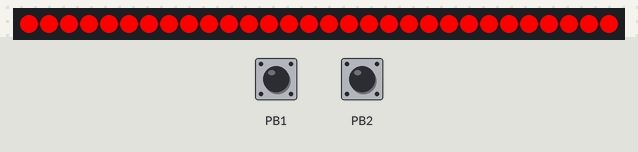
Bench run of a sketch on a simulated ATtiny85, built with avr-gcc and run on an emulated ATtiny85. On the bench: 30 RGB LEDs in strip order, left to right. The test bench sets the inputs (shaded band); at power-on: PB1 HIGH, PB2 HIGH. Dim RGB values are drawn brighter than linear; random numbers use the default seed unless the sketch sets one.

Above: at 1.8 s.
1.9 s: PB1 pulled LOW for 3.2 s
At 3.07 s:
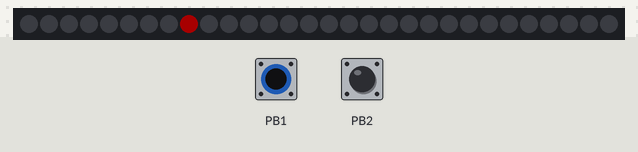
5.7 s: PB1 pulled LOW for 3.2 s
At 7.86 s:
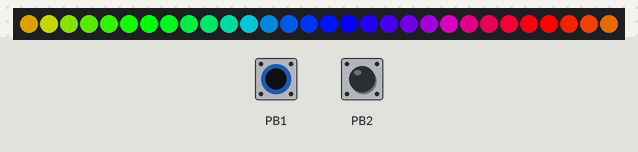
9.5 s: PB1 pulled LOW for 0.15 s
At 10.0 s:
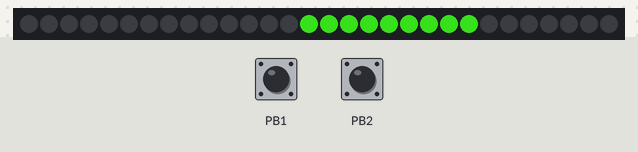
10.2 s: PB1 pulled LOW for 3.2 s
At 12.36 s:
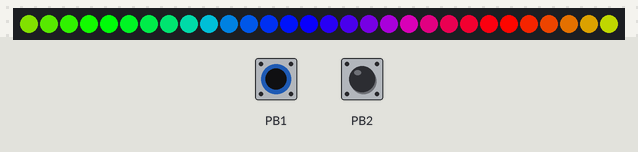
14.0 s: PB1 pulled LOW for 0.15 s
14.7 s: PB1 pulled LOW for 3.2 s
At 17.13 s:
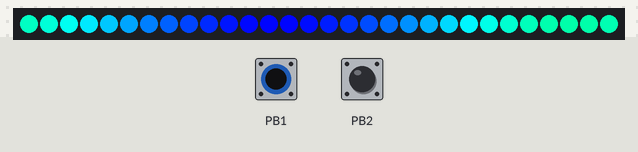

The sketch:

LedAttinyTouchx2.ino
```cpp
/*
 LedAttinyTouchx2 - 30-px WS2812B lamp, dual capacitive touch pads (color + pattern)
 Build: arduino-cli compile --fqbn attiny:avr:ATtinyX5:cpu=attiny85,clock=internal8 <this-folder>
 FQBN options are comma-separated; ATtiny85 = 8 KB flash. Use clock=external8 if the
 board has an external 8 MHz crystal (the default 1 MHz clock breaks Adafruit_NeoPixel).
 */

#include <Adafruit_NeoPixel.h>
#include <ADCTouch.h>
#include <EEPROM.h> // Built-in microcontroller library for non-volatile storage

#define LED_PIN 0 // Data line for WS2812B strip
#define NUM_LEDS 30 // Adjust to your strip length
#define TOUCH_COLOR 2 // Input pin for Color Touch Pad
#define TOUCH_MODE 1 // Input pin for Pattern Touch Pad
#define TOUCH_THRESH 40   // delta above baseline; adjust for pad size
#define TOUCH_DELAY 500
#define CTR_THRESH 16 // Firefly: animation frames per pixel

// EEPROM Storage Addresses
#define ADDR_COLOR 0 // Memory slot for Color index (low byte)
#define ADDR_COLOR_HI 2 // Memory slot for Color index (high byte, white flag)
#define ADDR_PATTERN 1 // Memory slot for Pattern mode

Adafruit_NeoPixel strip(NUM_LEDS, LED_PIN, NEO_GRB + NEO_KHZ800);

// Baseline for touch
unsigned long mark;
int baseline = 0;

// State Trackers
uint16_t colorIndex = 0; // 0-255 wheel position, 256 (maxColors-1) = white
uint8_t patternMode = 0;
const uint8_t maxPatterns = 8;
const uint16_t maxColors = 257; // 256 wheel colours + white

// Simple Debouncing Flags
bool lastTouchColor = LOW;
bool lastTouchMode = LOW;

// EEPROM Commit Timer Variables (Prevents burnout during rapid tapping)
unsigned long lastInteractionTime = 0;
bool memoryNeedsUpdate = false;
const unsigned long writeDelay = 5000; // Wait 5 seconds of inactivity before saving

/* check button state */
boolean chkTouch(int touchVal) {
   int touchDelta = touchVal - baseline;
   if (touchDelta > TOUCH_THRESH && (millis() - mark) > TOUCH_DELAY) {
       mark = millis();
       return true;
    }
    else { return false; }
}


void setup() {

// Set ADC prescaler to 64 for a stable 125kHz clock at 8MHz
ADCSRA |= (1 << ADPS2) | (1 << ADPS1);
ADCSRA &= ~(1 << ADPS0);

// Calibrate baseline over 100 readings
long sum = 0;
for (int i = 0; i < 100; i++) {
    sum += ADCTouch.read(TOUCH_COLOR, 10);
    delay(5);
}
baseline = sum / 100;

// 1. Read stored settings from EEPROM on boot up
uint8_t colorHi = EEPROM.read(ADDR_COLOR_HI);
if (colorHi == 0xFF) { colorHi = 0; } // high byte unwritten by older firmware
colorIndex = ((uint16_t)colorHi << 8) | EEPROM.read(ADDR_COLOR);
patternMode = EEPROM.read(ADDR_PATTERN);

// Safety boundaries: If EEPROM is brand new, it reads 255. Reset to 0 if out of range.
if (patternMode >= maxPatterns) {
patternMode = 0;
}
if (colorIndex >= maxColors) {
colorIndex = 0;
}

strip.begin();
strip.show();
//pinMode(TOUCH_COLOR, INPUT);
//pinMode(TOUCH_MODE, INPUT);
}

void loop() {
    // Read touch sensors (assuming digital active-HIGH signals like TTP223)
    bool touchColor = chkTouch(ADCTouch.read(TOUCH_COLOR, 10));
    bool touchMode = chkTouch(ADCTouch.read(TOUCH_MODE, 10));

    // 2. Check Color Button
    if (touchColor == HIGH && lastTouchColor == LOW) {
        colorIndex += 15; // Cycle forward around the wheel + white
        if (colorIndex >= maxColors) { colorIndex -= maxColors; }
        lastInteractionTime = millis();
        memoryNeedsUpdate = true;
        delay(50); // Hardware debounce limit
    }
    lastTouchColor = touchColor;

    // 3. Check Pattern Button
    if (touchMode == HIGH && lastTouchMode == LOW) {
        patternMode = (patternMode + 1) % maxPatterns;
        strip.clear(); // Flush layout memory before pattern change
        lastInteractionTime = millis();
        memoryNeedsUpdate = true;
        delay(50);
    }
    lastTouchMode = touchMode;

    // 4. Smart EEPROM Write Wear Protection
    // Only writes if a value changed AND the user hasn't touched a button for 2 seconds
    if (memoryNeedsUpdate && (millis() - lastInteractionTime >= writeDelay)) {
        EEPROM.update(ADDR_COLOR, (uint8_t)(colorIndex & 0xFF)); // update() skips writing if data is identical
        EEPROM.update(ADDR_COLOR_HI, (uint8_t)(colorIndex >> 8));
        EEPROM.update(ADDR_PATTERN, patternMode);
        memoryNeedsUpdate = false; // Reset update flag
    }

    // 5. Render Current Pattern State
    switch (patternMode) {
        case 0: // Solid Static Color
        setSolidColor(baseColor());
        break;
        case 1: // Breathing Effect
        breatheEffect();
        break;
        case 2: // Chaser / Marquee
        chaserEffect(baseColor());
        break;
        case 3: // Rainbow Overwrite (Overrides base color selection)
        rainbowCycle(20);
        break;
        case 4: // Wave - hue oscillates between 200 and 240 (Overrides base color selection)
        waveyFrame();
        break;
        case 5: // Scanner - one pixel bounces end to end through 3 colours (Overrides base color selection)
        scannerFrame();
        break;
        case 6: // Rainbow Firefly - one random pixel at a time (Overrides base color selection)
        colorFirefly();
        break;
        case 7: // Color Wipe - random RGB, new colour each pass (Overrides base color selection)
        colorWipeFrame();
        break;
    }
}

// Global Color Wheel Generator (0 - 255 Hue Range)
uint32_t colorWheel(byte WheelPos) {
    WheelPos = 255 - WheelPos;
    if(WheelPos < 85) {
        return strip.Color(255 - WheelPos * 3, 0, WheelPos * 3);
    }
    if(WheelPos < 170) {
        WheelPos -= 85;
    return strip.Color(0, WheelPos * 3, 255 - WheelPos * 3);
    }
        WheelPos -= 170;
    return strip.Color(WheelPos * 3, 255 - WheelPos * 3, 0);
}

// Base colour for the current colorIndex. Positions 0-255 come from the wheel;
// index 256 (maxColors - 1) is white, which sits one step past the wheel.
uint32_t baseColor() {
    if (colorIndex == maxColors - 1) {
        return strip.Color(255, 255, 255); // White
    }
    return colorWheel((byte)colorIndex);
}

void setSolidColor(uint32_t c) {
    for(int i=0; i<strip.numPixels(); i++) {
        strip.setPixelColor(i, c);
    }
    strip.show();
}

// Chaser with a number of pixels
void chaserEffect(uint32_t c) {
    static int currentPixel = 0;
    static unsigned long lastUpdate = 0;
    if (millis() - lastUpdate > 60) {
        strip.setPixelColor(currentPixel, strip.Color(0,0,0)); // Clear previous
        currentPixel = (currentPixel + 1) % strip.numPixels();
        strip.setPixelColor(currentPixel, c);
        strip.show();
        lastUpdate = millis();
    }
}

void breatheEffect() {
    static int brightness = 0;
    static int fadeAmount = 2;
    static unsigned long lastUpdate = 0;
    if (millis() - lastUpdate > 15) {
        brightness += fadeAmount;
        if (brightness <= 0 || brightness >= 150) { fadeAmount = -fadeAmount; }
        strip.setBrightness(constrain(brightness, 0, 255));
        setSolidColor(baseColor());
        lastUpdate = millis();
    }
}

void rainbowCycle(uint8_t wait) {
    static uint16_t j = 0;
    static unsigned long lastUpdate = 0;
    if (millis() - lastUpdate > wait) {
        j = (j + 1) % 256;
        for(uint16_t i=0; i<strip.numPixels(); i++) {
            strip.setPixelColor(i, colorWheel(((i * 256 / strip.numPixels()) + j) & 255));
        }
        strip.setBrightness(255);
        strip.show();
        lastUpdate = millis();
    }
}

// Wave - hue oscillates between 200 and 240 with a phase offset per pixel
void waveyFrame() {
    static float waveIn = 0.0;
    static unsigned long lastUpdate = 0;
    uint8_t rgb[3];
    if (millis() - lastUpdate > 0) {
        int diff = 240 - 200;
        for(uint16_t i=0; i<strip.numPixels(); i++) {
            float out = sin(waveIn + i * (6.283 / strip.numPixels())) * diff + 200;
            HSVtoRGB(out, 255, 255, rgb);
            strip.setPixelColor(i, rgb[0], rgb[1], rgb[2]);
        }
        waveIn += 0.06;
        if (waveIn >= 6.283) { waveIn = 0; }
        strip.setBrightness(255);
        strip.show();
        lastUpdate = millis();
    }
}

// Scanner - one pixel bounces end to end; when it returns to the start
// the colour advances through three sweep colours
void scannerFrame() {
    static uint8_t scanPos = 0;
    static bool scanFwd = true;
    static uint8_t scanColor = 0;
    static unsigned long lastUpdate = 0;
    static uint32_t scanColors[3] = { strip.Color(255, 0, 0),
                                      strip.Color(200, 0, 100),
                                      strip.Color(64, 0, 200) };
    if (millis() - lastUpdate > 50) {
        strip.clear();
        strip.setPixelColor(scanPos, scanColors[scanColor]);

        if (scanFwd) {
            if (scanPos >= strip.numPixels() - 1) {
                scanFwd = false;
            } else {
                scanPos++;
            }
        } else {
            if (scanPos == 0) {
                scanColor = (scanColor + 1) % 3;
                scanFwd = true;
            } else {
                scanPos--;
            }
        }
        strip.setBrightness(255);
        strip.show();
        lastUpdate = millis();
    }
}

// Rainbow Firefly - one random pixel pulses through the rainbow, then the
// strip clears and a new pixel takes over
void colorFirefly() {
    static uint8_t myPix = 0;
    static uint8_t lastPix = 0;
    static uint8_t counter = 0;
    static uint8_t frameDelay = 60;
    static unsigned long lastUpdate = 0;
    uint8_t rgb[3];
    if (millis() - lastUpdate > frameDelay) {
        if (myPix != lastPix) {
            if (counter < CTR_THRESH) {
                float colorV = sin((6.28 / 30) * (float)(counter)) * 255;
                HSVtoRGB((359 / CTR_THRESH) * counter, 255, colorV, rgb);
                strip.setPixelColor(myPix, rgb[0], rgb[1], rgb[2]);
                counter++;
                frameDelay = 60;
            } else {
                lastPix = myPix;
                counter = 0;
                strip.clear();
                frameDelay = 0;
            }
        } else {
            myPix = random(0, strip.numPixels());
            frameDelay = 0;
        }
        strip.setBrightness(255);
        strip.show();
        lastUpdate = millis();
    }
}

// Color Wipe - fills the strip one pixel at a time with a random colour,
// picking a new colour for each pass
void colorWipeFrame() {
    static uint8_t wipePos = 0;
    static uint32_t wipeColor = strip.Color(random(255), random(255), random(255));
    static unsigned long lastUpdate = 0;
    if (millis() - lastUpdate > 50) {
        strip.setPixelColor(wipePos, wipeColor);
        if (++wipePos >= strip.numPixels()) {
            wipePos = 0;
            wipeColor = strip.Color(random(255), random(255), random(255));
        }
        strip.setBrightness(255);
        strip.show();
        lastUpdate = millis();
    }
}

// HSV to RGB colors
// hue: 0-359, sat: 0-255, val (lightness): 0-255
// adapted from http://funkboxing.com/wordpress/?p=1366
void HSVtoRGB(int hue, int sat, int val, uint8_t * colors) {
    int base;
    if (sat == 0) { // Achromatic color (gray).
        colors[0] = val;
        colors[1] = val;
        colors[2] = val;
    } else {
        base = ((255 - sat) * val) >> 8;
        switch (hue / 60) {
        case 0:
            colors[0] = val;
            colors[1] = (((val - base) * hue) / 60) + base;
            colors[2] = base;
            break;
        case 1:
            colors[0] = (((val - base) * (60 - (hue % 60))) / 60) + base;
            colors[1] = val;
            colors[2] = base;
            break;
        case 2:
            colors[0] = base;
            colors[1] = val;
            colors[2] = (((val - base) * (hue % 60)) / 60) + base;
            break;
        case 3:
            colors[0] = base;
            colors[1] = (((val - base) * (60 - (hue % 60))) / 60) + base;
            colors[2] = val;
            break;
        case 4:
            colors[0] = (((val - base) * (hue % 60)) / 60) + base;
            colors[1] = base;
            colors[2] = val;
            break;
        case 5:
            colors[0] = val;
            colors[1] = base;
            colors[2] = (((val - base) * (60 - (hue % 60))) / 60) + base;
            break;
        }

    }
}
```

Measured:
- after the input at 1.9 s, the LEDs: first change after 0.06 s (image 1 shows a later state)
